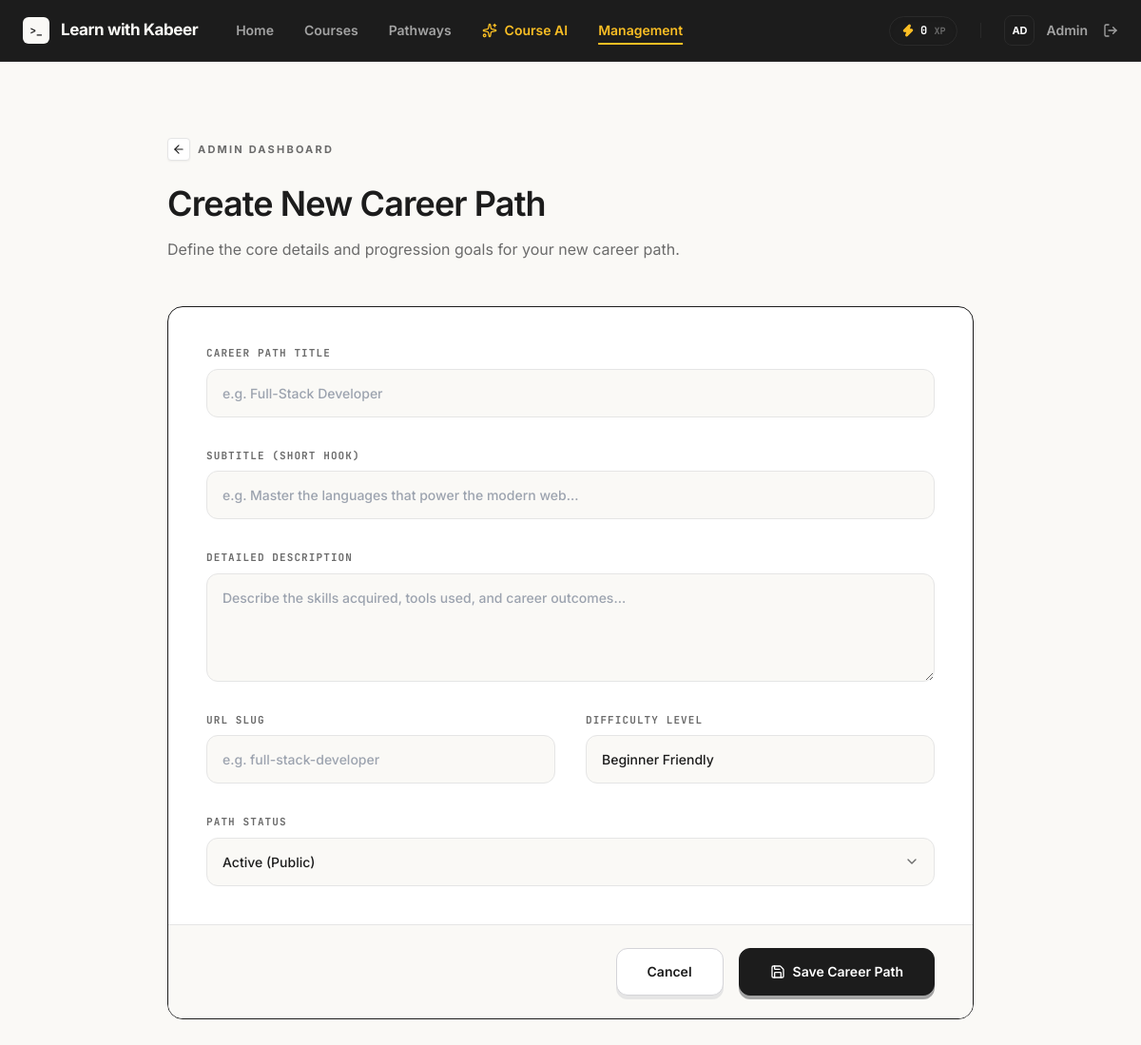
/admin/career-paths/new (signed in), run on the app's committed database.
### tables this page shows
CREATE TABLE users (
            id INTEGER PRIMARY KEY AUTOINCREMENT,
            name TEXT NOT NULL,
            email TEXT NOT NULL UNIQUE,
            password_hash TEXT NOT NULL,
            is_admin INTEGER NOT NULL DEFAULT 0,
            created_at TEXT NOT NULL DEFAULT CURRENT_TIMESTAMP,
            total_xp INTEGER NOT NULL DEFAULT 0
        , is_pro INTEGER NOT NULL DEFAULT 0);

### app.py (the view, shortened to what this page needs)
@app.route("/admin/career-paths/new", methods=("GET", "POST"))
@login_required
@admin_required
def admin_career_path_new():
    return render_template("admin/career_path_form.html", path=None)

### app.py (called while the page is built)
def login_required(view):
    @wraps(view)
    def wrapped_view(**kwargs):
        if g.user is None:
            flash("Sign in to save your progress.", "info")
            return redirect(url_for("login", next=request.path))
        return view(**kwargs)
    return wrapped_view

def admin_required(view):
    @wraps(view)
    def wrapped_view(**kwargs):
        if g.user is None or not g.user["is_admin"]:
            abort(403)
        return view(**kwargs)
    return wrapped_view

@app.before_request
def load_logged_in_user():
    user_id = session.get("user_id")
    g.user = database.get_user_by_id(user_id) if user_id else None

@app.context_processor
def inject_template_helpers():
    return {
        "current_user": g.get("user"),
        "lesson_url": lesson_url,
    }

### database.py (called while the page is built)
def get_db():
    if "db" not in g:
        g.db = sqlite3.connect(current_app.config["DATABASE"])
        g.db.row_factory = sqlite3.Row
        g.db.execute("PRAGMA foreign_keys = ON")
    return g.db

def get_user_by_id(user_id):
    return get_db().execute("SELECT * FROM users WHERE id = ?", (user_id,)).fetchone()

### templates/admin/career_path_form.html (shortened to what this page needs)
{% extends "base.html" %}
{% block content %}
<main class="flex-1 overflow-y-auto bg-[#FAF9F6] font-sans selection:bg-[#1C1C1C] selection:text-white pb-20">
    <div class="mx-auto max-w-4xl px-6 py-12 md:py-20">
        <header class="mb-12 flex flex-col items-start gap-4">
            <div class="mb-2">
                <a href="{{ url_for('admin_dashboard') }}" class="group inline-flex items-center gap-2 text-[11px] font-bold uppercase tracking-[0.2em] text-[#6B6B6B] transition-colors hover:text-[#1C1C1C]">
                    <span class="flex h-6 w-6 items-center justify-center rounded border border-[#E5E5E5] bg-white text-[#1C1C1C] shadow-sm transition-colors group-hover:bg-[#F5F5F5]">
                        <i data-lucide="arrow-left" class="h-3.5 w-3.5"></i>
                    </span>
                    Admin Dashboard
                </a>
            </div>
            <h1 class="text-3xl font-semibold tracking-tight text-[#1C1C1C] sm:text-4xl">
                {% if path %}Edit {{ path.title }}{% else %}Create New Career Path{% endif %}
            </h1>
            <p class="text-base text-[#6B6B6B]">
                {% if path %}Update the core details and metadata for this career path.{% else %}Define the core details and progression goals for your new career path.{% endif %}
            </p>
        </header>
        <form method="post" class="rounded-2xl border border-[#1C1C1C] bg-white overflow-hidden">
            <div class="p-6 sm:p-10">
                <div class="grid gap-8 sm:grid-cols-2">
                    <div class="sm:col-span-2">
                        <label for="title" class="mb-2 block font-mono text-[11px] font-bold uppercase tracking-widest text-[#6B6B6B]">Career Path Title</label>
                        <input type="text" id="title" name="title" required value="{{ path.title if path else '' }}"
                               class="block w-full rounded-xl border border-[#E5E5E5] bg-[#FAF9F6] px-4 py-3.5 text-[14px] font-medium text-[#1C1C1C] transition-colors hover:bg-white focus:border-[#1C1C1C] focus:bg-white focus:outline-none focus:ring-1 focus:ring-[#1C1C1C]"
                               placeholder="e.g. Full-Stack Developer">
                    </div>
                    <div class="sm:col-span-2">
                        <label for="subtitle" class="mb-2 block font-mono text-[11px] font-bold uppercase tracking-widest text-[#6B6B6B]">Subtitle (Short Hook)</label>
                        <input type="text" id="subtitle" name="subtitle" required value="{{ path.subtitle if path else '' }}"
                               class="block w-full rounded-xl border border-[#E5E5E5] bg-[#FAF9F6] px-4 py-3.5 text-[14px] font-medium text-[#1C1C1C] transition-colors hover:bg-white focus:border-[#1C1C1C] focus:bg-white focus:outline-none focus:ring-1 focus:ring-[#1C1C1C]"
                               placeholder="e.g. Master the languages that power the modern web...">
                    </div>
                    <div class="sm:col-span-2">
                        <label for="description" class="mb-2 block font-mono text-[11px] font-bold uppercase tracking-widest text-[#6B6B6B]">Detailed Description</label>
                        <textarea id="description" name="description" rows="4"
                                  class="block w-full rounded-xl border border-[#E5E5E5] bg-[#FAF9F6] px-4 py-3.5 text-[14px] font-medium text-[#1C1C1C] transition-colors hover:bg-white focus:border-[#1C1C1C] focus:bg-white focus:outline-none focus:ring-1 focus:ring-[#1C1C1C]"
                                  placeholder="Describe the skills acquired, tools used, and career outcomes...">{{ path.description if path else '' }}</textarea>
                    </div>
                    <div>
                        <label for="slug" class="mb-2 block font-mono text-[11px] font-bold uppercase tracking-widest text-[#6B6B6B]">URL Slug</label>
                        <input type="text" id="slug" name="slug" required value="{{ path.slug if path else '' }}"
                               class="block w-full rounded-xl border border-[#E5E5E5] bg-[#FAF9F6] px-4 py-3.5 text-[14px] font-medium text-[#1C1C1C] transition-colors hover:bg-white focus:border-[#1C1C1C] focus:bg-white focus:outline-none focus:ring-1 focus:ring-[#1C1C1C]"
                               placeholder="e.g. full-stack-developer">
                    </div>
                    <div>
                        <label for="level" class="mb-2 block font-mono text-[11px] font-bold uppercase tracking-widest text-[#6B6B6B]">Difficulty Level</label>
                        <input type="text" id="level" name="level" required value="{{ path.level if path else 'Beginner Friendly' }}"
                               class="block w-full rounded-xl border border-[#E5E5E5] bg-[#FAF9F6] px-4 py-3.5 text-[14px] font-medium text-[#1C1C1C] transition-colors hover:bg-white focus:border-[#1C1C1C] focus:bg-white focus:outline-none focus:ring-1 focus:ring-[#1C1C1C]"
                               placeholder="e.g. Beginner Friendly, Advanced">
                    </div>
                    <div class="sm:col-span-2">
                        <label for="status" class="mb-2 block font-mono text-[11px] font-bold uppercase tracking-widest text-[#6B6B6B]">Path Status</label>
                        <div class="relative">
                            <select id="status" name="status" required
                                    class="appearance-none block w-full rounded-xl border border-[#E5E5E5] bg-[#FAF9F6] px-4 py-3.5 text-[14px] font-medium text-[#1C1C1C] transition-colors hover:bg-white focus:border-[#1C1C1C] focus:bg-white focus:outline-none focus:ring-1 focus:ring-[#1C1C1C]">
                                <option value="active" {% if path and path.status == 'active' %}selected{% endif %}>Active (Public)</option>
                            </select>
                            <div class="pointer-events-none absolute inset-y-0 right-0 flex items-center px-4 text-[#6B6B6B]">
                            </div>
                        </div>
                    </div>
                </div>
            </div>
            <div class="flex flex-col-reverse items-center justify-end gap-4 border-t border-[#E5E5E5] bg-[#FAF9F6] px-6 py-6 sm:flex-row sm:px-10">
                <a href="{{ url_for('admin_dashboard') }}" class="flex w-full sm:w-auto items-center justify-center rounded-xl border border-[#D4D4D8] bg-white px-8 py-3.5 text-sm font-semibold text-[#1C1C1C] shadow-[0_4px_0_0_#E5E5E5] transition-all hover:translate-y-[2px] hover:shadow-[0_2px_0_0_#E5E5E5] active:translate-y-[4px] active:shadow-none focus:outline-none">
                    Cancel
                </a>
                <button type="submit" class="flex w-full sm:w-auto items-center justify-center gap-2 rounded-xl border border-[#1C1C1C] bg-[#1C1C1C] px-8 py-3.5 text-sm font-semibold text-white shadow-[0_4px_0_0_#A3A3A3] transition-all hover:translate-y-[2px] hover:shadow-[0_2px_0_0_#A3A3A3] active:translate-y-[4px] active:shadow-none focus:outline-none">
                    <i data-lucide="save" class="h-4 w-4"></i>
                    Save Career Path
                </button>
            </div>
        </form>
    </div>
</main>
{% endblock %}

### templates/base.html (shortened to what this page needs)
<!DOCTYPE html>
<html lang="en">
<head>
    <script src="https://cdn.tailwindcss.com?plugins=typography"></script>
</head>
<body class="h-screen overflow-hidden bg-gray-50 text-gray-900 font-sans antialiased flex flex-col">
    <nav class="sticky top-0 z-50 flex-none border-b border-[#2A2A2A] bg-[#1C1C1C] px-6 transition-all duration-300">
        <div class="mx-auto flex h-16 max-w-6xl items-center justify-between">
            <div class="flex items-center gap-10">
                <a href="/" class="flex items-center gap-3 group" aria-label="Learn with Kabeer home">
                    <div class="flex h-7 w-7 items-center justify-center rounded-[6px] bg-[#FAF9F6] font-mono text-[11px] font-bold text-[#1C1C1C] transition-transform duration-200 group-hover:scale-105">
                        &gt;_
                    </div>
                    <span class="font-sans text-[17px] font-bold tracking-tight text-[#FAF9F6]">Learn with Kabeer</span>
                </a>
                <div class="hidden items-center gap-8 text-sm font-semibold text-[#A3A3A3] md:flex">
                    {% if current_user %}
                        <a href="{{ url_for('home') }}" class="transition-colors hover:text-[#FAF9F6] {% if request.endpoint == 'home' %}text-[#FAF9F6]{% endif %}">Home</a>
                        <a href="{{ url_for('courses') }}" class="transition-colors hover:text-[#FAF9F6] {% if request.endpoint == 'courses' %}text-[#FAF9F6]{% endif %}">Courses</a>
                        <a href="{{ url_for('career_paths') }}" class="transition-colors hover:text-[#FAF9F6] {% if request.endpoint == 'career_paths' %}text-[#FAF9F6]{% endif %}">Pathways</a>
                        <a href="{{ url_for('cod_interface') }}" class="flex items-center gap-2 text-amber-400 transition-colors hover:text-amber-300 {% if request.endpoint == 'cod_interface' %}text-amber-300{% endif %}">
                            <i data-lucide="sparkles" class="h-4 w-4"></i>
                            <span>Course AI</span>
                        </a>
                        {% if current_user['is_admin'] %}
                            <a href="{{ url_for('admin_dashboard') }}" class="text-amber-400 transition-colors hover:text-amber-300 {% if request.endpoint and request.endpoint.startswith('admin_') %}text-amber-300 underline underline-offset-8 decoration-2{% endif %}">Management</a>
                        {% endif %}
                    {% endif %}
                </div>
            </div>
            <div class="flex items-center gap-6">
                <div class="flex items-center gap-6 text-sm font-semibold text-[#A3A3A3]">
                    {% if current_user %}
                        <div class="hidden items-center gap-4 md:flex">
                            <div class="xp-pill flex items-center gap-1.5 rounded-full border border-[#2A2A2A] bg-[#1C1C1C] px-3 py-1.5 shadow-inner transition-all duration-300">
                                <i data-lucide="zap" class="h-3.5 w-3.5 fill-amber-400 text-amber-400"></i>
                                <span class="font-mono text-xs font-bold text-white"><span class="xp-value">{{ current_user['total_xp'] }}</span> <span class="text-[10px] text-[#6B6B6B]">XP</span></span>
                            </div>
                        </div>
                        <div class="flex items-center gap-4">
                            <a href="{{ url_for('settings') }}" class="group flex items-center gap-3 transition-colors hover:text-white">
                                <div class="flex h-8 w-8 items-center justify-center rounded-lg border border-[#2A2A2A] bg-[#1C1C1C] text-[11px] font-bold text-white transition-all group-hover:border-white/20">
                                    {{ current_user['name'][:2].upper() }}
                                </div>
                                <span class="text-sm font-semibold">{{ current_user["name"].split(' ')[0] }}</span>
                            </a>
                            <form action="{{ url_for('logout') }}" method="post" class="inline">
                                <button type="submit" class="flex items-center gap-2 transition-colors hover:text-[#FAF9F6]" title="Sign Out">
                                    <i data-lucide="log-out" class="h-4 w-4"></i>
                                </button>
                            </form>
                        </div>
                    {% endif %}
                </div>
            </div>
        </div>
    </nav>
    {% block content %}{% endblock %}
</body>
</html>

### templates/base.html (style rules this page uses)
html { scroll-behavior: smooth; font-feature-settings: "ss03", "cv11"; }

### data on the page
users: total_xp "0", name "AD", name "Admin"
